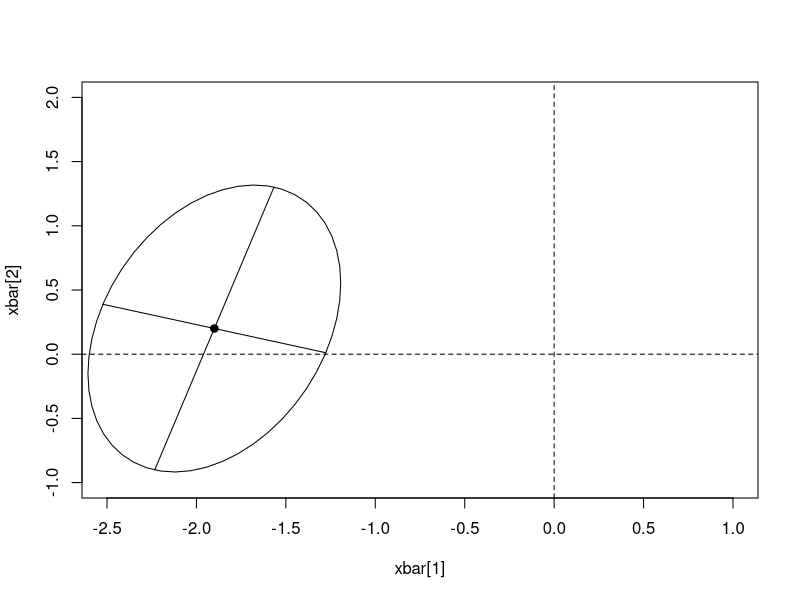

The R script that drew this image:
### Ejemplo 6.3 
confelli2 <-function(mu, Sigma,n, df, level = 0.95, xlab = "", ylab = "", add=T, prec=51){
  d <- sqrt(diag(Sigma))
  dfvec <- c(2, df)
  phase <- acos(Sigma[1, 2]/(d[1] * d[2]))
  angles <- seq( - (pi), pi, len = prec)
  cte<- ((1/50)+(1/50))*(dfvec[1]*(n-2))/(dfvec[2])
  mult <- sqrt(cte * qf(level, dfvec[1], dfvec[2]))
  xpts <- mu[1] + d[1] * mult * cos(angles)
  ypts <- mu[2] + d[2] * mult * cos(angles + phase)
  if(add) lines(xpts, ypts)
  else plot(xpts, ypts, type = "l", xlab = xlab, ylab = ylab)
}
xbar<-c(-1.9,0.2)
Spooled<-matrix(c(2,1,1,5), nr=2, nc=2)
VP<- eigen(Spooled)
e1<-VP$vectors[,1]
e2<-VP$vectors[,2]
lambda1<-VP$values[1]
lambda2<-VP$values[2]
{
  e.ma<-(xbar)-sqrt(lambda1)*sqrt(((1/50)+(1/50))*(2*98/97)*qf(0.95,2,97))*e1
  e.me<-(xbar)-sqrt(lambda2)*sqrt(((1/50)+(1/50))*(2*98/97)*qf(0.95,2,97))*e2
  e.ma1<-(xbar)+sqrt(lambda1)*sqrt(((1/50)+(1/50))*(2*98/97)*qf(0.95,2,97))*e1
  e.me1<-(xbar)+sqrt(lambda2)*sqrt(((1/50)+(1/50))*(2*98/97)*qf(0.95,2,97))*e2
}
plot(xbar[1],xbar[2], xlim=c(-2.5,1), ylim=c(-1,2), pch=19)
#points(c(e.ma[1],e.me[1],e.ma1[1],e.me1[1]),c(e.ma[2],e.me[2],e.ma1[2],e.me1[2]))
lines(c(e.me[1],e.me1[1]),c(e.me[2],e.me1[2]), lty =1)
lines(c(e.ma[1],e.ma1[1]),c(e.ma[2],e.ma1[2]), lty =1)
confelli2(xbar, Spooled, 100, 97, level=0.95, xlab="", ylab="", add=T)
abline(h=0, lty=2)
abline(v=0, lty=2)
